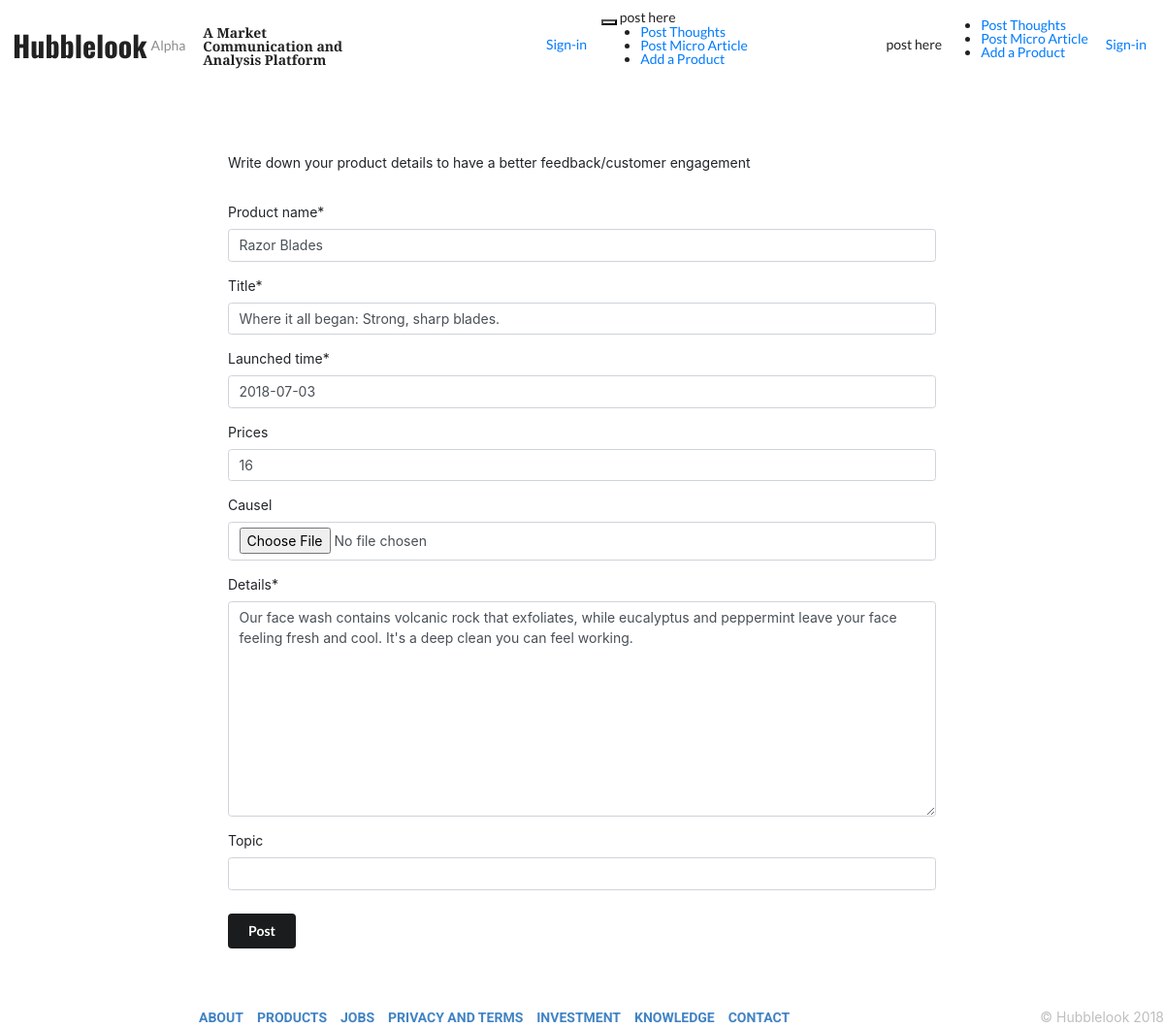
The app's page /profile/add_product/update/5 with its own data.
### mainhubblelook/models.py (models this page shows, shortened)
class AddProduct(models.Model):
	product_tumbline = models.ImageField(null=True, blank=True)
	slug = models.SlugField(max_length=500, null=True, blank=True)
	product_name = models.CharField(max_length=50)
	launched_time = models.DateField(auto_now=False, auto_now_add=False)
	pub_time = models.DateTimeField('Publish time', auto_now=True, auto_now_add=False)
	causel = models.ImageField(null=True, blank=True)
	product_url = models.URLField (max_length=100)
	title = models.CharField(max_length=100)
	Prices = models.IntegerField(null=True, blank=True)
	details = RichTextField(null=False, default=None)
	topic = models.CharField(max_length=2000, null=True, blank=True)
	class Meta:
		verbose_name = "Product"
		ordering = ['-pub_time']

### profiles/views.py (the view)
# urls.py: path('add_product/update/<int:pk>', AddProductUpdateView.as_view(), name='Add-product-update'),
class AddProductUpdateView(UpdateView):
    model = AddProduct
    form_class = Add_product_view
    template_name = 'forms/addproduct_form.html'
    success_url = '/profile/'

### mainhubblelook/forms.py
class Add_product_view(forms.ModelForm):
	class Meta:
		model = AddProduct
		fields = ['product_name', 'title', 'launched_time', 'Prices', 'causel', 'details', 'topic']

### mainhubblelook/templates/forms/addproduct_form.html (shortened to what this page needs)
{% extends 'base.html' %}
{% block body %}
  {% load crispy_forms_tags %}
  {% include 'sinppet/nav-bar.html' %}
  {% load crispy_forms_tags %}
  <div class="container">
    <div class="row">
      <div class="col-2"></div>
      <div class="col-8" style="padding-top: 50px;">
        <div style="padding-bottom: 30px;" class="uk-text-lead uk-text-bold">
          Write down your product details to have a better feedback/customer engagement
        </div>
        <form method="post" action="">
          {{ form|crispy }}
          <input id="padding" class="ui secondary button" type="submit" value="Post" >
        </form>
      </div>
      <div class="col-2"></div>
    </div>
  </div>
  {% include 'sinppet/footer.html' %}
{% endblock %}

### mainhubblelook/templates/forms/addproduct_form.html (style rules this page uses)
#padding { margin-top: 10px; margin-bottom: 10px; }

### records on screen
AddProduct: product_name "Razor Blades", title "Where it all began: Strong, sharp blades.", launched_time "2018-07-03", Prices "16", details "Our face wash contains volcanic rock that exfoliates, while eucalyptus and peppermint leave your face feeling fresh and cool. It's a deep clean you can feel working."
